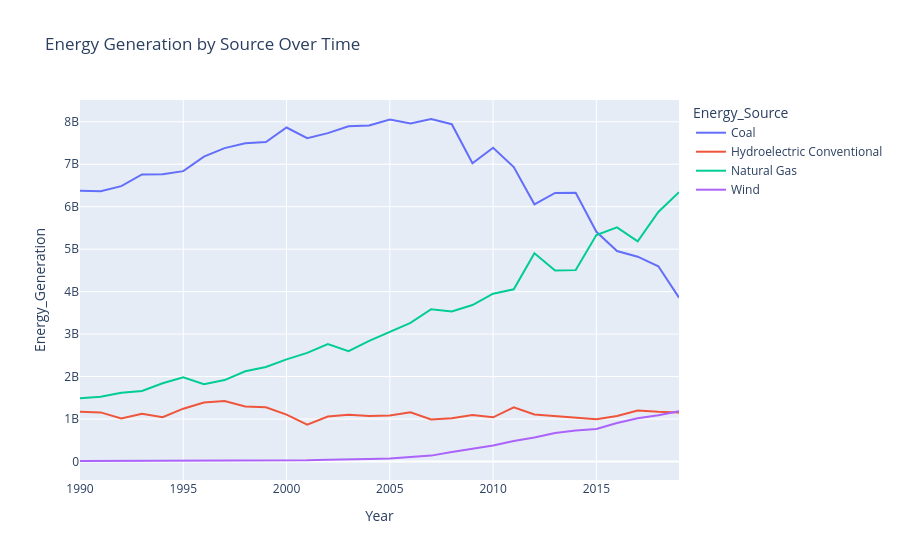

Notebook source saved alongside this figure:
### Markdown cell above
### SEASONAL TRENDS / LONG TERM SHIFTS

### Code cell
# Focusing on major energy sources
major_sources = ['Coal', 'Natural Gas', 'Hydroelectric Conventional', 'Wind', 'Solar']

energy_filtered = energy_data[energy_data['Energy_Source'].isin(major_sources)]
energy_trend = energy_filtered.groupby(['Year', 'Energy_Source'])['Energy_Generation'].sum().reset_index()

fig = px.line(energy_trend, x='Year', y='Energy_Generation', color='Energy_Source', title='Energy Generation by Source Over Time')
fig.show()

### Figure 1 — Plotly figure (JSON) as saved in the notebook; plotly's stock layout.template omitted (floating-point values rounded to 4 significant figures)
{"data": [{"hovertemplate": "Energy_Source=Coal<br>Year=%{x}<br>Energy_Generation=%{y}<extra></extra>", "legendgroup": "Coal", "line": {"color": "#636efa", "dash": "solid"}, "marker": {"symbol": "circle"}, "mode": "lines", "name": "Coal", "orientation": "v", "showlegend": true, "type": "scatter", "x": [1990, 1991, 1992, 1993, 1994, 1995, 1996, 1997, 1998, 1999, 2000, 2001, 2002, 2003, 2004, 2005, 2006, 2007, 2008, 2009, 2010, 2011, 2012, 2013, 2014, 2015, 2016, 2017, 2018, 2019], "xaxis": "x", "y": [6376000000.0, 6362000000.0, 6485000000.0, 6760000000.0, 6763000000.0, 6838000000.0, 7181000000.0, 7380000000.0, 7494000000.0, 7524000000.0, 7865000000.0, 7616000000.0, 7733000000.0, 7895000000.0, 7913000000.0, 8051000000.0, 7962000000.0, 8066000000.0, 7943000000.0, 7024000000.0, 7389000000.0, 6934000000.0, 6056000000.0, 6324000000.0, 6327000000.0, 5410000000.0, 4957000000.0, 4823000000.0, 4598000000.0, 3860000000.0], "yaxis": "y"}, {"hovertemplate": "Energy_Source=Hydroelectric Conventional<br>Year=%{x}<br>Energy_Generation=%{y}<extra></extra>", "legendgroup": "Hydroelectric Conventional", "line": {"color": "#EF553B", "dash": "solid"}, "marker": {"symbol": "circle"}, "mode": "lines", "name": "Hydroelectric Conventional", "orientation": "v", "showlegend": true, "type": "scatter", "x": [1990, 1991, 1992, 1993, 1994, 1995, 1996, 1997, 1998, 1999, 2000, 2001, 2002, 2003, 2004, 2005, 2006, 2007, 2008, 2009, 2010, 2011, 2012, 2013, 2014, 2015, 2016, 2017, 2018, 2019], "xaxis": "x", "y": [1171000000.0, 1156000000.0, 1012000000.0, 1122000000.0, 1041000000.0, 1243000000.0, 1389000000.0, 1426000000.0, 1293000000.0, 1278000000.0, 1102000000.0, 867800000.0, 1057000000.0, 1103000000.0, 1074000000.0, 1081000000.0, 1157000000.0, 990000000.0, 1019000000.0, 1094000000.0, 1041000000.0, 1277000000.0, 1105000000.0, 1074000000.0, 1037000000.0, 996300000.0, 1071000000.0, 1201000000.0, 1170000000.0, 1151000000.0], "yaxis": "y"}, {"hovertemplate": "Energy_Source=Natural Gas<br>Year=%{x}<br>Energy_Generation=%{y}<extra></extra>", "legendgroup": "Natural Gas", "line": {"color": "#00cc96", "dash": "solid"}, "marker": {"symbol": "circle"}, "mode": "lines", "name": "Natural Gas", "orientation": "v", "showlegend": true, "type": "scatter", "x": [1990, 1991, 1992, 1993, 1994, 1995, 1996, 1997, 1998, 1999, 2000, 2001, 2002, 2003, 2004, 2005, 2006, 2007, 2008, 2009, 2010, 2011, 2012, 2013, 2014, 2015, 2016, 2017, 2018, 2019], "xaxis": "x", "y": [1491000000.0, 1526000000.0, 1616000000.0, 1660000000.0, 1841000000.0, 1984000000.0, 1820000000.0, 1918000000.0, 2125000000.0, 2226000000.0, 2404000000.0, 2557000000.0, 2764000000.0, 2600000000.0, 2840000000.0, 3044000000.0, 3266000000.0, 3586000000.0, 3532000000.0, 3684000000.0, 3951000000.0, 4055000000.0, 4904000000.0, 4499000000.0, 4506000000.0, 5334000000.0, 5513000000.0, 5186000000.0, 5877000000.0, 6343000000.0], "yaxis": "y"}, {"hovertemplate": "Energy_Source=Wind<br>Year=%{x}<br>Energy_Generation=%{y}<extra></extra>", "legendgroup": "Wind", "line": {"color": "#ab63fa", "dash": "solid"}, "marker": {"symbol": "circle"}, "mode": "lines", "name": "Wind", "orientation": "v", "showlegend": true, "type": "scatter", "x": [1990, 1991, 1992, 1993, 1994, 1995, 1996, 1997, 1998, 1999, 2000, 2001, 2002, 2003, 2004, 2005, 2006, 2007, 2008, 2009, 2010, 2011, 2012, 2013, 2014, 2015, 2016, 2017, 2018, 2019], "xaxis": "x", "y": [11150000.0, 11800000.0, 11550000.0, 12020000.0, 13790000.0, 12660000.0, 12940000.0, 13150000.0, 12100000.0, 17950000.0, 22370000.0, 26950000.0, 41420000.0, 44750000.0, 56570000.0, 71240000.0, 106400000.0, 137800000.0, 221500000.0, 295500000.0, 378600000.0, 480700000.0, 563300000.0, 671400000.0, 726600000.0, 762900000.0, 908000000.0, 1017000000.0, 1091000000.0, 1184000000.0], "yaxis": "y"}], "layout": {"legend": {"title": {"text": "Energy_Source"}, "tracegroupgap": 0}, "title": {"text": "Energy Generation by Source Over Time"}, "xaxis": {"anchor": "y", "domain": [0, 1], "title": {"text": "Year"}}, "yaxis": {"anchor": "x", "domain": [0, 1], "title": {"text": "Energy_Generation"}}}}
